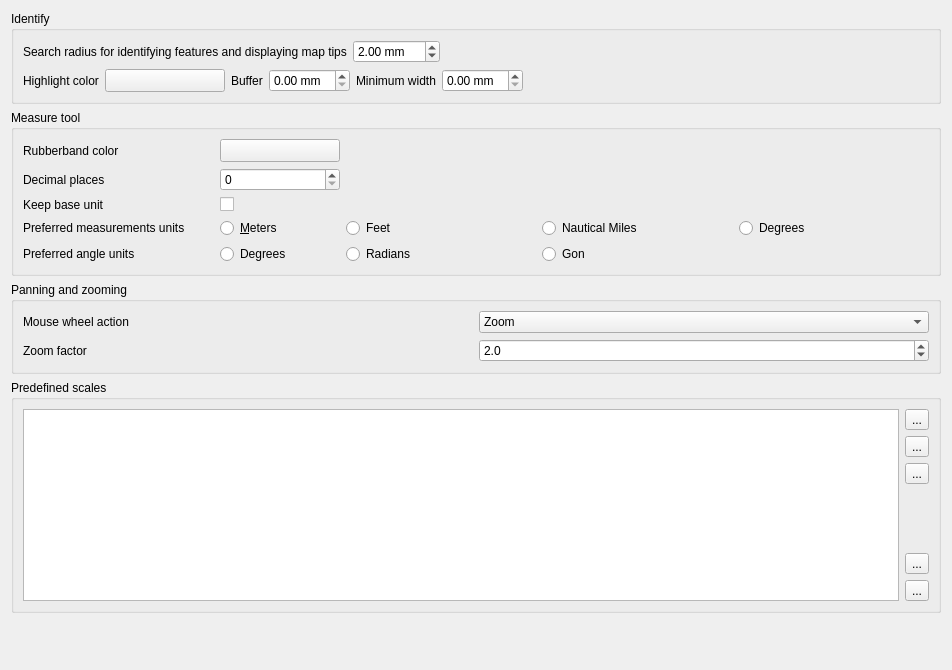
             <widget class="QWidget" name="mOptionsScrollAreaContents_05">
              <property name="geometry">
               <rect>
                <x>0</x>
                <y>0</y>
                <width>952</width>
                <height>670</height>
               </rect>
              </property>
              <layout class="QVBoxLayout" name="verticalLayout_30">
               <item>
                <widget class="QgsCollapsibleGroupBox" name="mIdentifyGroupBox">
                 <property name="title">
                  <string>Identify</string>
                 </property>
                 <layout class="QVBoxLayout" name="verticalLayout_37">
                  <item>
                   <layout class="QHBoxLayout" name="mIdentifyRadiusHorizontalLayout">
                    <item>
                     <widget class="QLabel" name="textLabel1_3">
                      <property name="text">
                       <string>Search radius for identifying features and displaying map tips</string>
                      </property>
                     </widget>
                    </item>
                    <item>
                     <widget class="QDoubleSpinBox" name="spinBoxIdentifyValue">
                      <property name="suffix">
                       <string> mm</string>
                      </property>
                      <property name="maximum">
                       <double>100.000000000000000</double>
                      </property>
                      <property name="singleStep">
                       <double>1.000000000000000</double>
                      </property>
                      <property name="value">
                       <double>2.000000000000000</double>
                      </property>
                     </widget>
                    </item>
                    <item>
                     <spacer name="horizontalSpacer_44">
                      <property name="orientation">
                       <enum>Qt::Horizontal</enum>
                      </property>
                      <property name="sizeHint" stdset="0">
                       <size>
                        <width>40</width>
                        <height>20</height>
                       </size>
                      </property>
                     </spacer>
                    </item>
                   </layout>
                  </item>
                  <item>
                   <layout class="QHBoxLayout" name="mIdentifyHighlightHorizontalLayout">
                    <item>
                     <widget class="QLabel" name="mIdentifyHighlighColorLabel">
                      <property name="text">
                       <string>Highlight color</string>
                      </property>
                     </widget>
                    </item>
                    <item>
                     <widget class="QgsColorButtonV2" name="mIdentifyHighlightColorButton">
                      <property name="sizePolicy">
                       <sizepolicy hsizetype="Fixed" vsizetype="Fixed">
                        <horstretch>0</horstretch>
                        <verstretch>0</verstretch>
                       </sizepolicy>
                      </property>
                      <property name="minimumSize">
                       <size>
                        <width>120</width>
                        <height>0</height>
                       </size>
                      </property>
                      <property name="maximumSize">
                       <size>
                        <width>120</width>
                        <height>16777215</height>
                       </size>
                      </property>
                      <property name="toolTip">
                       <string>&lt;html&gt;&lt;head/&gt;&lt;body&gt;&lt;p&gt;The color used to highlight identified feature. The alpha channel is only used for polygons fill, lines and outlines are fully opaque.&lt;/p&gt;&lt;/body&gt;&lt;/html&gt;</string>
                      </property>
                      <property name="text">
                       <string/>
                      </property>
                     </widget>
                    </item>
                    <item>
                     <widget class="QLabel" name="mIdentifyHighlightBufferLabel">
                      <property name="toolTip">
                       <string/>
                      </property>
                      <property name="text">
                       <string>Buffer</string>
                      </property>
                     </widget>
                    </item>
                    <item>
                     <widget class="QDoubleSpinBox" name="mIdentifyHighlightBufferSpinBox">
                      <property name="toolTip">
                       <string>Lines / outlines buffer in millimeters.</string>
                      </property>
                      <property name="suffix">
                       <string> mm</string>
                      </property>
                     </widget>
                    </item>
                    <item>
                     <widget class="QLabel" name="mIdentifyHighlightMinWidthLabel">
                      <property name="toolTip">
                       <string/>
                      </property>
                      <property name="text">
                       <string>Minimum width</string>
                      </property>
                     </widget>
                    </item>
                    <item>
                     <widget class="QDoubleSpinBox" name="mIdentifyHighlightMinWidthSpinBox">
                      <property name="toolTip">
                       <string>Minimum line / outline width in millimeters.</string>
                      </property>
                      <property name="suffix">
                       <string> mm</string>
                      </property>
                     </widget>
                    </item>
                    <item>
                     <spacer name="horizontalSpacer_45">
                      <property name="orientation">
                       <enum>Qt::Horizontal</enum>
                      </property>
                      <property name="sizeHint" stdset="0">
                       <size>
                        <width>40</width>
                        <height>20</height>
                       </size>
                      </property>
                     </spacer>
                    </item>
                   </layout>
                  </item>
                 </layout>
                </widget>
               </item>
               <item>
                <widget class="QgsCollapsibleGroupBox" name="groupBox_6">
                 <property name="title">
                  <string>Measure tool</string>
                 </property>
                 <layout class="QGridLayout" name="gridLayout_21">
                  <item row="2" column="0">
                   <widget class="QLabel" name="textLabel1_10">
                    <property name="text">
                     <string>Rubberband color</string>
                    </property>
                   </widget>
                  </item>
                  <item row="5" column="0">
                   <widget class="QLabel" name="textLabel1_11">
                    <property name="text">
                     <string>Preferred measurements units</string>
                    </property>
                   </widget>
                  </item>
                  <item row="5" column="1">
                   <widget class="QRadioButton" name="radMeters">
                    <property name="text">
                     <string>&amp;Meters</string>
                    </property>
                   </widget>
                  </item>
                  <item row="5" column="2">
                   <widget class="QRadioButton" name="radFeet">
                    <property name="text">
                     <string>Feet</string>
                    </property>
                   </widget>
                  </item>
                  <item row="5" column="3">
                   <widget class="QRadioButton" name="radNautical">
                    <property name="text">
                     <string>Nautical Miles</string>
                    </property>
                   </widget>
                  </item>
                  <item row="5" column="4">
                   <widget class="QRadioButton" name="radDegrees">
                    <property name="text">
                     <string>Degrees</string>
                    </property>
                   </widget>
                  </item>
                  <item row="6" column="0">
                   <widget class="QLabel" name="mAngleUnitsLabel">
                    <property name="text">
                     <string>Preferred angle units</string>
                    </property>
                   </widget>
                  </item>
                  <item row="6" column="1">
                   <widget class="QRadioButton" name="mDegreesRadioButton">
                    <property name="text">
                     <string>Degrees</string>
                    </property>
                   </widget>
                  </item>
                  <item row="6" column="2">
                   <widget class="QRadioButton" name="mRadiansRadioButton">
                    <property name="text">
                     <string>Radians</string>
                    </property>
                   </widget>
                  </item>
                  <item row="3" column="0">
                   <widget class="QLabel" name="label_12">
                    <property name="text">
                     <string>Decimal places</string>
                    </property>
                   </widget>
                  </item>
                  <item row="3" column="1">
                   <widget class="QSpinBox" name="mDecimalPlacesSpinBox"/>
                  </item>
                  <item row="4" column="0">
                   <widget class="QLabel" name="label_13">
                    <property name="toolTip">
                     <string>If unchecked large numbers will be converted from m. to km. and from ft. to miles</string>
                    </property>
                    <property name="text">
                     <string>Keep base unit</string>
                    </property>
                   </widget>
                  </item>
                  <item row="4" column="1">
                   <widget class="QCheckBox" name="mKeepBaseUnitCheckBox">
                    <property name="text">
                     <string/>
                    </property>
                   </widget>
                  </item>
                  <item row="6" column="3">
                   <widget class="QRadioButton" name="mGonRadioButton">
                    <property name="text">
                     <string>Gon</string>
                    </property>
                   </widget>
                  </item>
                  <item row="2" column="2" colspan="3">
                   <spacer>
                    <property name="orientation">
                     <enum>Qt::Horizontal</enum>
                    </property>
                    <property name="sizeHint" stdset="0">
                     <size>
                      <width>191</width>
                      <height>20</height>
                     </size>
                    </property>
                   </spacer>
                  </item>
                  <item row="2" column="1">
                   <widget class="QgsColorButtonV2" name="pbnMeasureColor">
                    <property name="sizePolicy">
                     <sizepolicy hsizetype="Fixed" vsizetype="Fixed">
                      <horstretch>0</horstretch>
                      <verstretch>0</verstretch>
                     </sizepolicy>
                    </property>
                    <property name="minimumSize">
                     <size>
                      <width>120</width>
                      <height>0</height>
                     </size>
                    </property>
                    <property name="maximumSize">
                     <size>
                      <width>120</width>
                      <height>16777215</height>
                     </size>
                    </property>
                    <property name="text">
                     <string/>
                    </property>
                   </widget>
                  </item>
                 </layout>
                </widget>
               </item>
               <item>
                <widget class="QgsCollapsibleGroupBox" name="groupBox_10">
                 <property name="title">
                  <string>Panning and zooming</string>
                 </property>
                 <layout class="QGridLayout" name="_8">
                  <item row="1" column="0">
                   <widget class="QLabel" name="label_3">
                    <property name="text">
                     <string>Zoom factor</string>
                    </property>
                   </widget>
                  </item>
                  <item row="0" column="0">
                   <widget class="QLabel" name="label_2">
                    <property name="text">
                     <string>Mouse wheel action</string>
                    </property>
                   </widget>
                  </item>
                  <item row="1" column="1">
                   <widget class="QDoubleSpinBox" name="spinZoomFactor">
                    <property name="decimals">
                     <number>1</number>
                    </property>
                    <property name="minimum">
                     <double>1.100000000000000</double>
                    </property>
                    <property name="value">
                     <double>2.000000000000000</double>
                    </property>
                   </widget>
                  </item>
                  <item row="0" column="1">
                   <widget class="QComboBox" name="cmbWheelAction">
                    <item>
                     <property name="text">
                      <string>Zoom</string>
                     </property>
                    </item>
                    <item>
                     <property name="text">
                      <string>Zoom and recenter</string>
                     </property>
                    </item>
                    <item>
                     <property name="text">
                      <string>Zoom to mouse cursor</string>
                     </property>
                    </item>
                    <item>
                     <property name="text">
                      <string>Nothing</string>
                     </property>
                    </item>
                   </widget>
                  </item>
                 </layout>
                </widget>
               </item>
               <item>
                <widget class="QgsCollapsibleGroupBox" name="groupBox_15">
                 <property name="title">
                  <string>Predefined scales</string>
                 </property>
                 <layout class="QGridLayout" name="gridLayout_26">
                  <item row="0" column="0">
                   <widget class="QListWidget" name="mListGlobalScales"/>
                  </item>
                  <item row="0" column="1">
                   <layout class="QVBoxLayout" name="verticalLayout_13">
                    <item>
                     <widget class="QToolButton" name="pbnAddScale">
                      <property name="toolTip">
                       <string>Add predefined scale</string>
                      </property>
                      <property name="text">
                       <string>...</string>
                      </property>
                      <property name="icon">
                       <iconset resource="../../images/images.qrc">
                        <normaloff>:/images/themes/default/symbologyAdd.svg</normaloff>:/images/themes/default/symbologyAdd.svg</iconset>
                      </property>
                     </widget>
                    </item>
                    <item>
                     <widget class="QToolButton" name="pbnRemoveScale">
                      <property name="toolTip">
                       <string>Remove selected</string>
                      </property>
                      <property name="text">
                       <string>...</string>
                      </property>
                      <property name="icon">
                       <iconset resource="../../images/images.qrc">
                        <normaloff>:/images/themes/default/symbologyRemove.svg</normaloff>:/images/themes/default/symbologyRemove.svg</iconset>
                      </property>
                     </widget>
                    </item>
                    <item>
                     <widget class="QToolButton" name="pbnDefaultScaleValues">
                      <property name="toolTip">
                       <string>Reset to default scales</string>
                      </property>
                      <property name="text">
                       <string>...</string>
                      </property>
                      <property name="icon">
                       <iconset resource="../../images/images.qrc">
                        <normaloff>:/images/themes/default/mActionUndo.png</normaloff>:/images/themes/default/mActionUndo.png</iconset>
                      </property>
                     </widget>
                    </item>
                    <item>
                     <spacer name="verticalSpacer_7">
                      <property name="orientation">
                       <enum>Qt::Vertical</enum>
                      </property>
                      <property name="sizeHint" stdset="0">
                       <size>
                        <width>20</width>
                        <height>40</height>
                       </size>
                      </property>
                     </spacer>
                    </item>
                    <item>
                     <widget class="QToolButton" name="pbnImportScales">
                      <property name="toolTip">
                       <string>Import from file</string>
                      </property>
                      <property name="text">
                       <string>...</string>
                      </property>
                      <property name="icon">
                       <iconset resource="../../images/images.qrc">
                        <normaloff>:/images/themes/default/mActionFileOpen.svg</normaloff>:/images/themes/default/mActionFileOpen.svg</iconset>
                      </property>
                     </widget>
                    </item>
                    <item>
                     <widget class="QToolButton" name="pbnExportScales">
                      <property name="toolTip">
                       <string>Export to file</string>
                      </property>
                      <property name="text">
                       <string>...</string>
                      </property>
                      <property name="icon">
                       <iconset resource="../../images/images.qrc">
                        <normaloff>:/images/themes/default/mActionFileSave.svg</normaloff>:/images/themes/default/mActionFileSave.svg</iconset>
                      </property>
                     </widget>
                    </item>
                   </layout>
                  </item>
                 </layout>
                </widget>
               </item>
               <item>
                <spacer name="verticalSpacer_3">
                 <property name="orientation">
                  <enum>Qt::Vertical</enum>
                 </property>
                 <property name="sizeHint" stdset="0">
                  <size>
                   <width>20</width>
                   <height>40</height>
                  </size>
                 </property>
                </spacer>
               </item>
              </layout>
             </widget>
